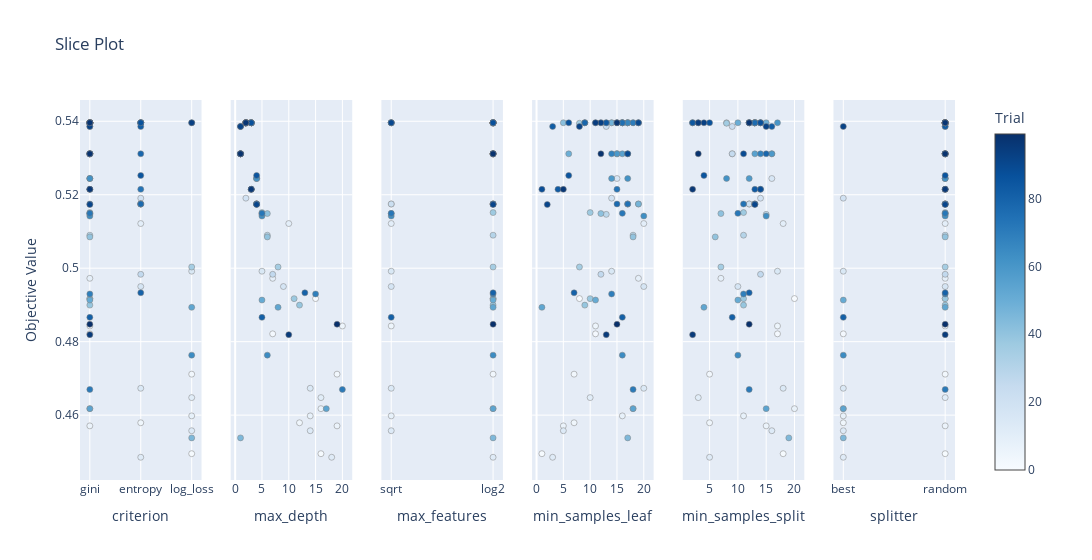

Notebook code for this chart:
### Code cell
optuna.visualization.plot_slice(study)

### Figure 1 — Plotly figure (JSON) as saved in the notebook; plotly's stock layout.template omitted (floating-point values rounded to 4 significant figures)
{"data": [{"marker": {"color": [0, 1, 2, 3, 4, 5, 6, 7, 8, 9, 10, 11, 12, 13, 14, 15, 16, 17, 18, 19, 20, 21, 22, 23, 24, 25, 26, 27, 28, 29, 30, 31, 32, 33, 34, 35, 36, 37, 38, 39, 40, 41, 42, 43, 44, 45, 46, 47, 48, 49, 50, 51, 52, 53, 54, 55, 56, 57, 58, 59, 60, 61, 62, 63, 64, 65, 66, 67, 68, 69, 70, 71, 72, 73, 74, 75, 76, 77, 78, 79, 80, 81, 82, 83, 84, 85, 86, 87, 88, 89, 90, 91, 92, 93, 94, 95, 96, 97, 98, 99], "colorbar": {"title": {"text": "Trial"}, "x": 1, "xpad": 40}, "colorscale": [[0, "rgb(247,251,255)"], [0.125, "rgb(222,235,247)"], [0.25, "rgb(198,219,239)"], [0.375, "rgb(158,202,225)"], [0.5, "rgb(107,174,214)"], [0.625, "rgb(66,146,198)"], [0.75, "rgb(33,113,181)"], [0.875, "rgb(8,81,156)"], [1, "rgb(8,48,107)"]], "line": {"color": "Grey", "width": 0.5}, "showscale": true}, "mode": "markers", "name": "Feasible Trial", "showlegend": false, "type": "scatter", "x": ["gini", "log_loss", "gini", "log_loss", "entropy", "gini", "gini", "gini", "log_loss", "gini", "entropy", "log_loss", "entropy", "log_loss", "entropy", "log_loss", "gini", "entropy", "entropy", "entropy", "gini", "entropy", "entropy", "gini", "gini", "gini", "entropy", "gini", "gini", "gini", "gini", "gini", "gini", "gini", "entropy", "log_loss", "gini", "gini", "gini", "gini", "gini", "gini", "gini", "gini", "entropy", "log_loss", "entropy", "entropy", "gini", "gini", "gini", "gini", "gini", "log_loss", "gini", "gini", "entropy", "gini", "gini", "gini", "gini", "gini", "gini", "gini", "log_loss", "entropy", "gini", "gini", "gini", "gini", "gini", "gini", "gini", "entropy", "gini", "log_loss", "entropy", "entropy", "entropy", "entropy", "entropy", "gini", "entropy", "gini", "gini", "entropy", "entropy", "gini", "gini", "gini", "gini", "gini", "gini", "log_loss", "gini", "gini", "gini", "gini", "gini", "gini"], "xaxis": "x", "y": [0.4917, 0.4495, 0.4821, 0.4712, 0.4579, 0.4843, 0.4571, 0.4618, 0.4598, 0.4972, 0.5122, 0.4648, 0.4485, 0.4558, 0.4673, 0.4992, 0.5244, 0.495, 0.5396, 0.5191, 0.5396, 0.5175, 0.5175, 0.5386, 0.5311, 0.5311, 0.4983, 0.5396, 0.5147, 0.5396, 0.509, 0.5396, 0.5396, 0.5396, 0.5396, 0.5003, 0.5395, 0.5151, 0.4917, 0.49, 0.5085, 0.5149, 0.5396, 0.5396, 0.5396, 0.4538, 0.5175, 0.5175, 0.5396, 0.5311, 0.5396, 0.4913, 0.5396, 0.4893, 0.4618, 0.5311, 0.5396, 0.5396, 0.5244, 0.5311, 0.5396, 0.5396, 0.5244, 0.5142, 0.4763, 0.5396, 0.5396, 0.5396, 0.5311, 0.493, 0.5396, 0.467, 0.5149, 0.5215, 0.5175, 0.5396, 0.5396, 0.5175, 0.5311, 0.5396, 0.4933, 0.4866, 0.5386, 0.5215, 0.5396, 0.5253, 0.5396, 0.5396, 0.5215, 0.5311, 0.5396, 0.5173, 0.5386, 0.5396, 0.5396, 0.4819, 0.5215, 0.5396, 0.5311, 0.4847], "yaxis": "y"}, {"marker": {"color": [0, 1, 2, 3, 4, 5, 6, 7, 8, 9, 10, 11, 12, 13, 14, 15, 16, 17, 18, 19, 20, 21, 22, 23, 24, 25, 26, 27, 28, 29, 30, 31, 32, 33, 34, 35, 36, 37, 38, 39, 40, 41, 42, 43, 44, 45, 46, 47, 48, 49, 50, 51, 52, 53, 54, 55, 56, 57, 58, 59, 60, 61, 62, 63, 64, 65, 66, 67, 68, 69, 70, 71, 72, 73, 74, 75, 76, 77, 78, 79, 80, 81, 82, 83, 84, 85, 86, 87, 88, 89, 90, 91, 92, 93, 94, 95, 96, 97, 98, 99], "colorbar": {"title": {"text": "Trial"}, "x": 1, "xpad": 40}, "colorscale": [[0, "rgb(247,251,255)"], [0.125, "rgb(222,235,247)"], [0.25, "rgb(198,219,239)"], [0.375, "rgb(158,202,225)"], [0.5, "rgb(107,174,214)"], [0.625, "rgb(66,146,198)"], [0.75, "rgb(33,113,181)"], [0.875, "rgb(8,81,156)"], [1, "rgb(8,48,107)"]], "line": {"color": "Grey", "width": 0.5}, "showscale": false}, "mode": "markers", "name": "Feasible Trial", "showlegend": false, "type": "scatter", "x": [15, 16, 7, 19, 12, 20, 19, 16, 14, 7, 10, 16, 18, 14, 14, 5, 4, 9, 2, 2, 2, 4, 4, 1, 1, 1, 7, 3, 5, 2, 6, 2, 3, 3, 3, 8, 2, 5, 11, 12, 6, 6, 2, 2, 3, 1, 4, 4, 2, 1, 3, 5, 2, 8, 17, 1, 3, 3, 4, 1, 3, 2, 4, 5, 6, 2, 3, 3, 1, 15, 2, 20, 5, 3, 4, 2, 3, 4, 1, 2, 13, 5, 1, 3, 2, 4, 2, 3, 3, 1, 2, 4, 1, 2, 2, 10, 3, 2, 1, 19], "xaxis": "x2", "y": [0.4917, 0.4495, 0.4821, 0.4712, 0.4579, 0.4843, 0.4571, 0.4618, 0.4598, 0.4972, 0.5122, 0.4648, 0.4485, 0.4558, 0.4673, 0.4992, 0.5244, 0.495, 0.5396, 0.5191, 0.5396, 0.5175, 0.5175, 0.5386, 0.5311, 0.5311, 0.4983, 0.5396, 0.5147, 0.5396, 0.509, 0.5396, 0.5396, 0.5396, 0.5396, 0.5003, 0.5395, 0.5151, 0.4917, 0.49, 0.5085, 0.5149, 0.5396, 0.5396, 0.5396, 0.4538, 0.5175, 0.5175, 0.5396, 0.5311, 0.5396, 0.4913, 0.5396, 0.4893, 0.4618, 0.5311, 0.5396, 0.5396, 0.5244, 0.5311, 0.5396, 0.5396, 0.5244, 0.5142, 0.4763, 0.5396, 0.5396, 0.5396, 0.5311, 0.493, 0.5396, 0.467, 0.5149, 0.5215, 0.5175, 0.5396, 0.5396, 0.5175, 0.5311, 0.5396, 0.4933, 0.4866, 0.5386, 0.5215, 0.5396, 0.5253, 0.5396, 0.5396, 0.5215, 0.5311, 0.5396, 0.5173, 0.5386, 0.5396, 0.5396, 0.4819, 0.5215, 0.5396, 0.5311, 0.4847], "yaxis": "y2"}, {"marker": {"color": [0, 1, 2, 3, 4, 5, 6, 7, 8, 9, 10, 11, 12, 13, 14, 15, 16, 17, 18, 19, 20, 21, 22, 23, 24, 25, 26, 27, 28, 29, 30, 31, 32, 33, 34, 35, 36, 37, 38, 39, 40, 41, 42, 43, 44, 45, 46, 47, 48, 49, 50, 51, 52, 53, 54, 55, 56, 57, 58, 59, 60, 61, 62, 63, 64, 65, 66, 67, 68, 69, 70, 71, 72, 73, 74, 75, 76, 77, 78, 79, 80, 81, 82, 83, 84, 85, 86, 87, 88, 89, 90, 91, 92, 93, 94, 95, 96, 97, 98, 99], "colorbar": {"title": {"text": "Trial"}, "x": 1, "xpad": 40}, "colorscale": [[0, "rgb(247,251,255)"], [0.125, "rgb(222,235,247)"], [0.25, "rgb(198,219,239)"], [0.375, "rgb(158,202,225)"], [0.5, "rgb(107,174,214)"], [0.625, "rgb(66,146,198)"], [0.75, "rgb(33,113,181)"], [0.875, "rgb(8,81,156)"], [1, "rgb(8,48,107)"]], "line": {"color": "Grey", "width": 0.5}, "showscale": false}, "mode": "markers", "name": "Feasible Trial", "showlegend": false, "type": "scatter", "x": ["log2", null, null, "log2", null, "sqrt", null, "log2", "sqrt", null, "sqrt", null, "log2", "sqrt", "sqrt", "sqrt", null, "sqrt", "sqrt", null, null, "sqrt", "sqrt", null, "log2", "log2", null, "log2", null, "log2", "log2", "log2", "log2", "log2", "log2", "log2", "log2", "log2", "log2", "log2", null, "sqrt", null, null, "sqrt", "log2", "log2", "log2", "log2", "log2", "sqrt", "log2", "log2", "log2", "log2", "log2", "sqrt", "log2", null, "log2", "log2", "sqrt", null, "sqrt", "log2", "log2", "log2", "log2", "log2", "log2", "log2", null, "sqrt", null, "log2", "log2", "log2", "log2", "log2", "log2", "log2", "sqrt", null, null, null, null, null, "log2", null, "log2", "sqrt", "log2", null, null, null, null, null, null, "log2", "log2"], "xaxis": "x3", "y": [0.4917, 0.4495, 0.4821, 0.4712, 0.4579, 0.4843, 0.4571, 0.4618, 0.4598, 0.4972, 0.5122, 0.4648, 0.4485, 0.4558, 0.4673, 0.4992, 0.5244, 0.495, 0.5396, 0.5191, 0.5396, 0.5175, 0.5175, 0.5386, 0.5311, 0.5311, 0.4983, 0.5396, 0.5147, 0.5396, 0.509, 0.5396, 0.5396, 0.5396, 0.5396, 0.5003, 0.5395, 0.5151, 0.4917, 0.49, 0.5085, 0.5149, 0.5396, 0.5396, 0.5396, 0.4538, 0.5175, 0.5175, 0.5396, 0.5311, 0.5396, 0.4913, 0.5396, 0.4893, 0.4618, 0.5311, 0.5396, 0.5396, 0.5244, 0.5311, 0.5396, 0.5396, 0.5244, 0.5142, 0.4763, 0.5396, 0.5396, 0.5396, 0.5311, 0.493, 0.5396, 0.467, 0.5149, 0.5215, 0.5175, 0.5396, 0.5396, 0.5175, 0.5311, 0.5396, 0.4933, 0.4866, 0.5386, 0.5215, 0.5396, 0.5253, 0.5396, 0.5396, 0.5215, 0.5311, 0.5396, 0.5173, 0.5386, 0.5396, 0.5396, 0.4819, 0.5215, 0.5396, 0.5311, 0.4847], "yaxis": "y3"}, {"marker": {"color": [0, 1, 2, 3, 4, 5, 6, 7, 8, 9, 10, 11, 12, 13, 14, 15, 16, 17, 18, 19, 20, 21, 22, 23, 24, 25, 26, 27, 28, 29, 30, 31, 32, 33, 34, 35, 36, 37, 38, 39, 40, 41, 42, 43, 44, 45, 46, 47, 48, 49, 50, 51, 52, 53, 54, 55, 56, 57, 58, 59, 60, 61, 62, 63, 64, 65, 66, 67, 68, 69, 70, 71, 72, 73, 74, 75, 76, 77, 78, 79, 80, 81, 82, 83, 84, 85, 86, 87, 88, 89, 90, 91, 92, 93, 94, 95, 96, 97, 98, 99], "colorbar": {"title": {"text": "Trial"}, "x": 1, "xpad": 40}, "colorscale": [[0, "rgb(247,251,255)"], [0.125, "rgb(222,235,247)"], [0.25, "rgb(198,219,239)"], [0.375, "rgb(158,202,225)"], [0.5, "rgb(107,174,214)"], [0.625, "rgb(66,146,198)"], [0.75, "rgb(33,113,181)"], [0.875, "rgb(8,81,156)"], [1, "rgb(8,48,107)"]], "line": {"color": "Grey", "width": 0.5}, "showscale": false}, "mode": "markers", "name": "Feasible Trial", "showlegend": false, "type": "scatter", "x": [8, 1, 11, 7, 7, 11, 5, 18, 16, 19, 20, 10, 3, 5, 20, 14, 15, 20, 17, 14, 14, 17, 17, 13, 15, 15, 12, 17, 13, 9, 18, 17, 16, 16, 16, 8, 8, 10, 10, 9, 18, 12, 5, 12, 19, 17, 19, 19, 14, 6, 17, 11, 11, 1, 18, 16, 15, 16, 14, 15, 13, 18, 17, 20, 16, 9, 17, 16, 14, 14, 18, 18, 16, 15, 17, 16, 19, 15, 17, 9, 7, 16, 3, 4, 13, 6, 6, 15, 1, 17, 19, 2, 8, 12, 11, 13, 5, 15, 12, 15], "xaxis": "x4", "y": [0.4917, 0.4495, 0.4821, 0.4712, 0.4579, 0.4843, 0.4571, 0.4618, 0.4598, 0.4972, 0.5122, 0.4648, 0.4485, 0.4558, 0.4673, 0.4992, 0.5244, 0.495, 0.5396, 0.5191, 0.5396, 0.5175, 0.5175, 0.5386, 0.5311, 0.5311, 0.4983, 0.5396, 0.5147, 0.5396, 0.509, 0.5396, 0.5396, 0.5396, 0.5396, 0.5003, 0.5395, 0.5151, 0.4917, 0.49, 0.5085, 0.5149, 0.5396, 0.5396, 0.5396, 0.4538, 0.5175, 0.5175, 0.5396, 0.5311, 0.5396, 0.4913, 0.5396, 0.4893, 0.4618, 0.5311, 0.5396, 0.5396, 0.5244, 0.5311, 0.5396, 0.5396, 0.5244, 0.5142, 0.4763, 0.5396, 0.5396, 0.5396, 0.5311, 0.493, 0.5396, 0.467, 0.5149, 0.5215, 0.5175, 0.5396, 0.5396, 0.5175, 0.5311, 0.5396, 0.4933, 0.4866, 0.5386, 0.5215, 0.5396, 0.5253, 0.5396, 0.5396, 0.5215, 0.5311, 0.5396, 0.5173, 0.5386, 0.5396, 0.5396, 0.4819, 0.5215, 0.5396, 0.5311, 0.4847], "yaxis": "y4"}, {"marker": {"color": [0, 1, 2, 3, 4, 5, 6, 7, 8, 9, 10, 11, 12, 13, 14, 15, 16, 17, 18, 19, 20, 21, 22, 23, 24, 25, 26, 27, 28, 29, 30, 31, 32, 33, 34, 35, 36, 37, 38, 39, 40, 41, 42, 43, 44, 45, 46, 47, 48, 49, 50, 51, 52, 53, 54, 55, 56, 57, 58, 59, 60, 61, 62, 63, 64, 65, 66, 67, 68, 69, 70, 71, 72, 73, 74, 75, 76, 77, 78, 79, 80, 81, 82, 83, 84, 85, 86, 87, 88, 89, 90, 91, 92, 93, 94, 95, 96, 97, 98, 99], "colorbar": {"title": {"text": "Trial"}, "x": 1, "xpad": 40}, "colorscale": [[0, "rgb(247,251,255)"], [0.125, "rgb(222,235,247)"], [0.25, "rgb(198,219,239)"], [0.375, "rgb(158,202,225)"], [0.5, "rgb(107,174,214)"], [0.625, "rgb(66,146,198)"], [0.75, "rgb(33,113,181)"], [0.875, "rgb(8,81,156)"], [1, "rgb(8,48,107)"]], "line": {"color": "Grey", "width": 0.5}, "showscale": false}, "mode": "markers", "name": "Feasible Trial", "showlegend": false, "type": "scatter", "x": [20, 18, 17, 5, 5, 17, 15, 20, 11, 7, 18, 3, 5, 16, 18, 17, 16, 10, 13, 14, 13, 12, 12, 9, 9, 9, 14, 13, 15, 8, 11, 13, 13, 12, 13, 7, 8, 11, 11, 11, 6, 7, 2, 2, 14, 19, 13, 13, 15, 16, 10, 10, 14, 4, 15, 13, 12, 13, 12, 16, 17, 14, 8, 15, 10, 12, 12, 13, 14, 11, 13, 12, 10, 14, 11, 12, 13, 13, 15, 14, 12, 9, 16, 13, 2, 4, 5, 14, 14, 11, 3, 13, 15, 4, 3, 2, 2, 12, 3, 12], "xaxis": "x5", "y": [0.4917, 0.4495, 0.4821, 0.4712, 0.4579, 0.4843, 0.4571, 0.4618, 0.4598, 0.4972, 0.5122, 0.4648, 0.4485, 0.4558, 0.4673, 0.4992, 0.5244, 0.495, 0.5396, 0.5191, 0.5396, 0.5175, 0.5175, 0.5386, 0.5311, 0.5311, 0.4983, 0.5396, 0.5147, 0.5396, 0.509, 0.5396, 0.5396, 0.5396, 0.5396, 0.5003, 0.5395, 0.5151, 0.4917, 0.49, 0.5085, 0.5149, 0.5396, 0.5396, 0.5396, 0.4538, 0.5175, 0.5175, 0.5396, 0.5311, 0.5396, 0.4913, 0.5396, 0.4893, 0.4618, 0.5311, 0.5396, 0.5396, 0.5244, 0.5311, 0.5396, 0.5396, 0.5244, 0.5142, 0.4763, 0.5396, 0.5396, 0.5396, 0.5311, 0.493, 0.5396, 0.467, 0.5149, 0.5215, 0.5175, 0.5396, 0.5396, 0.5175, 0.5311, 0.5396, 0.4933, 0.4866, 0.5386, 0.5215, 0.5396, 0.5253, 0.5396, 0.5396, 0.5215, 0.5311, 0.5396, 0.5173, 0.5386, 0.5396, 0.5396, 0.4819, 0.5215, 0.5396, 0.5311, 0.4847], "yaxis": "y5"}, {"marker": {"color": [0, 1, 2, 3, 4, 5, 6, 7, 8, 9, 10, 11, 12, 13, 14, 15, 16, 17, 18, 19, 20, 21, 22, 23, 24, 25, 26, 27, 28, 29, 30, 31, 32, 33, 34, 35, 36, 37, 38, 39, 40, 41, 42, 43, 44, 45, 46, 47, 48, 49, 50, 51, 52, 53, 54, 55, 56, 57, 58, 59, 60, 61, 62, 63, 64, 65, 66, 67, 68, 69, 70, 71, 72, 73, 74, 75, 76, 77, 78, 79, 80, 81, 82, 83, 84, 85, 86, 87, 88, 89, 90, 91, 92, 93, 94, 95, 96, 97, 98, 99], "colorbar": {"title": {"text": "Trial"}, "x": 1, "xpad": 40}, "colorscale": [[0, "rgb(247,251,255)"], [0.125, "rgb(222,235,247)"], [0.25, "rgb(198,219,239)"], [0.375, "rgb(158,202,225)"], [0.5, "rgb(107,174,214)"], [0.625, "rgb(66,146,198)"], [0.75, "rgb(33,113,181)"], [0.875, "rgb(8,81,156)"], [1, "rgb(8,48,107)"]], "line": {"color": "Grey", "width": 0.5}, "showscale": false}, "mode": "markers", "name": "Feasible Trial", "showlegend": false, "type": "scatter", "x": ["random", "random", "best", "random", "best", "random", "random", "best", "best", "random", "random", "random", "best", "best", "best", "best", "random", "random", "random", "best", "random", "random", "random", "random", "random", "random", "random", "random", "random", "random", "random", "random", "random", "random", "random", "random", "random", "random", "random", "random", "random", "random", "random", "random", "random", "best", "random", "random", "random", "random", "random", "best", "random", "random", "best", "random", "random", "random", "random", "random", "random", "random", "random", "random", "best", "random", "random", "random", "random", "random", "random", "random", "random", "random", "random", "random", "random", "random", "random", "random", "random", "best", "random", "random", "random", "random", "random", "random", "random", "random", "random", "random", "best", "random", "random", "random", "random", "random", "random", "random"], "xaxis": "x6", "y": [0.4917, 0.4495, 0.4821, 0.4712, 0.4579, 0.4843, 0.4571, 0.4618, 0.4598, 0.4972, 0.5122, 0.4648, 0.4485, 0.4558, 0.4673, 0.4992, 0.5244, 0.495, 0.5396, 0.5191, 0.5396, 0.5175, 0.5175, 0.5386, 0.5311, 0.5311, 0.4983, 0.5396, 0.5147, 0.5396, 0.509, 0.5396, 0.5396, 0.5396, 0.5396, 0.5003, 0.5395, 0.5151, 0.4917, 0.49, 0.5085, 0.5149, 0.5396, 0.5396, 0.5396, 0.4538, 0.5175, 0.5175, 0.5396, 0.5311, 0.5396, 0.4913, 0.5396, 0.4893, 0.4618, 0.5311, 0.5396, 0.5396, 0.5244, 0.5311, 0.5396, 0.5396, 0.5244, 0.5142, 0.4763, 0.5396, 0.5396, 0.5396, 0.5311, 0.493, 0.5396, 0.467, 0.5149, 0.5215, 0.5175, 0.5396, 0.5396, 0.5175, 0.5311, 0.5396, 0.4933, 0.4866, 0.5386, 0.5215, 0.5396, 0.5253, 0.5396, 0.5396, 0.5215, 0.5311, 0.5396, 0.5173, 0.5386, 0.5396, 0.5396, 0.4819, 0.5215, 0.5396, 0.5311, 0.4847], "yaxis": "y6"}], "layout": {"title": {"text": "Slice Plot"}, "width": 1800, "xaxis": {"anchor": "y", "categoryarray": ["gini", "entropy", "log_loss"], "categoryorder": "array", "domain": [0, 0.1389], "title": {"text": "criterion"}, "type": "category"}, "xaxis2": {"anchor": "y2", "domain": [0.1722, 0.3111], "title": {"text": "max_depth"}}, "xaxis3": {"anchor": "y3", "categoryarray": [null, "sqrt", "log2"], "categoryorder": "array", "domain": [0.3444, 0.4833], "title": {"text": "max_features"}, "type": "category"}, "xaxis4": {"anchor": "y4", "domain": [0.5167, 0.6556], "title": {"text": "min_samples_leaf"}}, "xaxis5": {"anchor": "y5", "domain": [0.6889, 0.8278], "title": {"text": "min_samples_split"}}, "xaxis6": {"anchor": "y6", "categoryarray": ["best", "random"], "categoryorder": "array", "domain": [0.8611, 1], "title": {"text": "splitter"}, "type": "category"}, "yaxis": {"anchor": "x", "domain": [0, 1], "title": {"text": "Objective Value"}}, "yaxis2": {"anchor": "x2", "domain": [0, 1], "matches": "y", "showticklabels": false}, "yaxis3": {"anchor": "x3", "domain": [0, 1], "matches": "y", "showticklabels": false}, "yaxis4": {"anchor": "x4", "domain": [0, 1], "matches": "y", "showticklabels": false}, "yaxis5": {"anchor": "x5", "domain": [0, 1], "matches": "y", "showticklabels": false}, "yaxis6": {"anchor": "x6", "domain": [0, 1], "matches": "y", "showticklabels": false}}}
